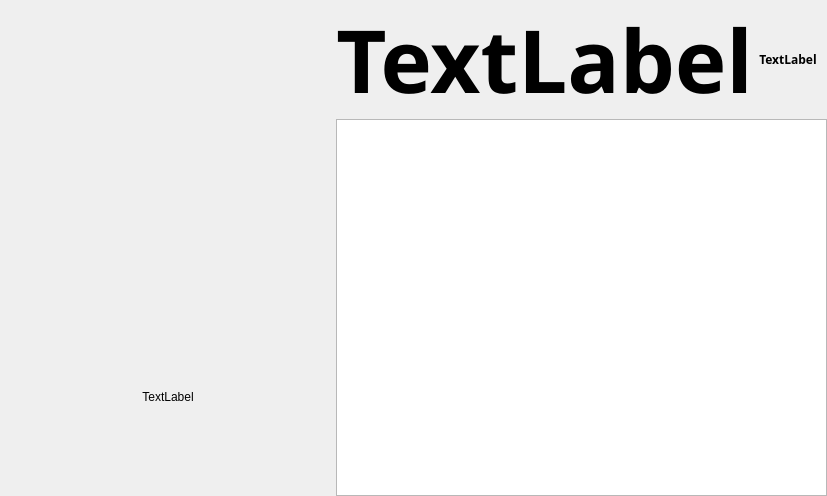
<?xml version="1.0" encoding="UTF-8"?>
<ui version="4.0">
 <class>InfoBoard</class>
 <widget class="QWidget" name="InfoBoard">
  <property name="geometry">
   <rect>
    <x>0</x>
    <y>0</y>
    <width>827</width>
    <height>496</height>
   </rect>
  </property>
  <property name="sizePolicy">
   <sizepolicy hsizetype="Maximum" vsizetype="Maximum">
    <horstretch>0</horstretch>
    <verstretch>0</verstretch>
   </sizepolicy>
  </property>
  <property name="windowTitle">
   <string>InfoBoard</string>
  </property>
  <layout class="QHBoxLayout" name="horizontalLayout_2" stretch="5,4">
   <property name="spacing">
    <number>0</number>
   </property>
   <property name="leftMargin">
    <number>0</number>
   </property>
   <property name="topMargin">
    <number>0</number>
   </property>
   <property name="rightMargin">
    <number>0</number>
   </property>
   <property name="bottomMargin">
    <number>0</number>
   </property>
   <item>
    <layout class="QVBoxLayout" name="verticalLayout" stretch="3,2">
     <property name="spacing">
      <number>0</number>
     </property>
     <item>
      <layout class="QHBoxLayout" name="horizontalLayout_4" stretch="1,1">
       <property name="spacing">
        <number>0</number>
       </property>
       <item>
        <widget class="TeamScoreWidget" name="yellowTeam" native="true">
         <property name="sizePolicy">
          <sizepolicy hsizetype="MinimumExpanding" vsizetype="MinimumExpanding">
           <horstretch>0</horstretch>
           <verstretch>0</verstretch>
          </sizepolicy>
         </property>
         <property name="font">
          <font>
           <pointsize>11</pointsize>
          </font>
         </property>
         <property name="autoFillBackground">
          <bool>false</bool>
         </property>
        </widget>
       </item>
       <item>
        <widget class="TeamScoreWidget" name="blueTeam" native="true">
         <property name="sizePolicy">
          <sizepolicy hsizetype="MinimumExpanding" vsizetype="MinimumExpanding">
           <horstretch>0</horstretch>
           <verstretch>0</verstretch>
          </sizepolicy>
         </property>
         <property name="font">
          <font>
           <pointsize>11</pointsize>
          </font>
         </property>
         <property name="autoFillBackground">
          <bool>false</bool>
         </property>
        </widget>
       </item>
      </layout>
     </item>
     <item>
      <widget class="QLabel" name="refState">
       <property name="sizePolicy">
        <sizepolicy hsizetype="MinimumExpanding" vsizetype="MinimumExpanding">
         <horstretch>0</horstretch>
         <verstretch>0</verstretch>
        </sizepolicy>
       </property>
       <property name="text">
        <string>TextLabel</string>
       </property>
       <property name="alignment">
        <set>Qt::AlignCenter</set>
       </property>
      </widget>
     </item>
    </layout>
   </item>
   <item>
    <layout class="QVBoxLayout" name="verticalLayout_4" stretch="1,5">
     <item>
      <layout class="QHBoxLayout" name="horizontalLayout" stretch="3,1">
       <property name="spacing">
        <number>6</number>
       </property>
       <property name="rightMargin">
        <number>10</number>
       </property>
       <item>
        <widget class="QLabel" name="gameStage">
         <property name="sizePolicy">
          <sizepolicy hsizetype="MinimumExpanding" vsizetype="MinimumExpanding">
           <horstretch>0</horstretch>
           <verstretch>0</verstretch>
          </sizepolicy>
         </property>
         <property name="font">
          <font>
           <family>Oxygen-Sans</family>
           <pointsize>65</pointsize>
           <weight>75</weight>
           <bold>true</bold>
          </font>
         </property>
         <property name="layoutDirection">
          <enum>Qt::LeftToRight</enum>
         </property>
         <property name="text">
          <string>TextLabel</string>
         </property>
         <property name="textFormat">
          <enum>Qt::PlainText</enum>
         </property>
         <property name="scaledContents">
          <bool>true</bool>
         </property>
         <property name="alignment">
          <set>Qt::AlignCenter</set>
         </property>
         <property name="textInteractionFlags">
          <set>Qt::NoTextInteraction</set>
         </property>
        </widget>
       </item>
       <item>
        <widget class="QLabel" name="time">
         <property name="sizePolicy">
          <sizepolicy hsizetype="MinimumExpanding" vsizetype="MinimumExpanding">
           <horstretch>0</horstretch>
           <verstretch>0</verstretch>
          </sizepolicy>
         </property>
         <property name="font">
          <font>
           <family>Oxygen-Sans</family>
           <weight>75</weight>
           <bold>true</bold>
          </font>
         </property>
         <property name="text">
          <string>TextLabel</string>
         </property>
         <property name="alignment">
          <set>Qt::AlignCenter</set>
         </property>
        </widget>
       </item>
      </layout>
     </item>
     <item>
      <widget class="FieldWidget" name="fieldWidget">
       <property name="sizePolicy">
        <sizepolicy hsizetype="Expanding" vsizetype="Expanding">
         <horstretch>0</horstretch>
         <verstretch>0</verstretch>
        </sizepolicy>
       </property>
       <property name="lineWidth">
        <number>0</number>
       </property>
      </widget>
     </item>
    </layout>
   </item>
  </layout>
 </widget>
 <customwidgets>
  <customwidget>
   <class>FieldWidget</class>
   <extends>QGraphicsView</extends>
   <header>widgets/fieldwidget.h</header>
  </customwidget>
  <customwidget>
   <class>TeamScoreWidget</class>
   <extends>QWidget</extends>
   <header>teamscorewidget.h</header>
  </customwidget>
 </customwidgets>
 <resources/>
 <connections/>
</ui>
